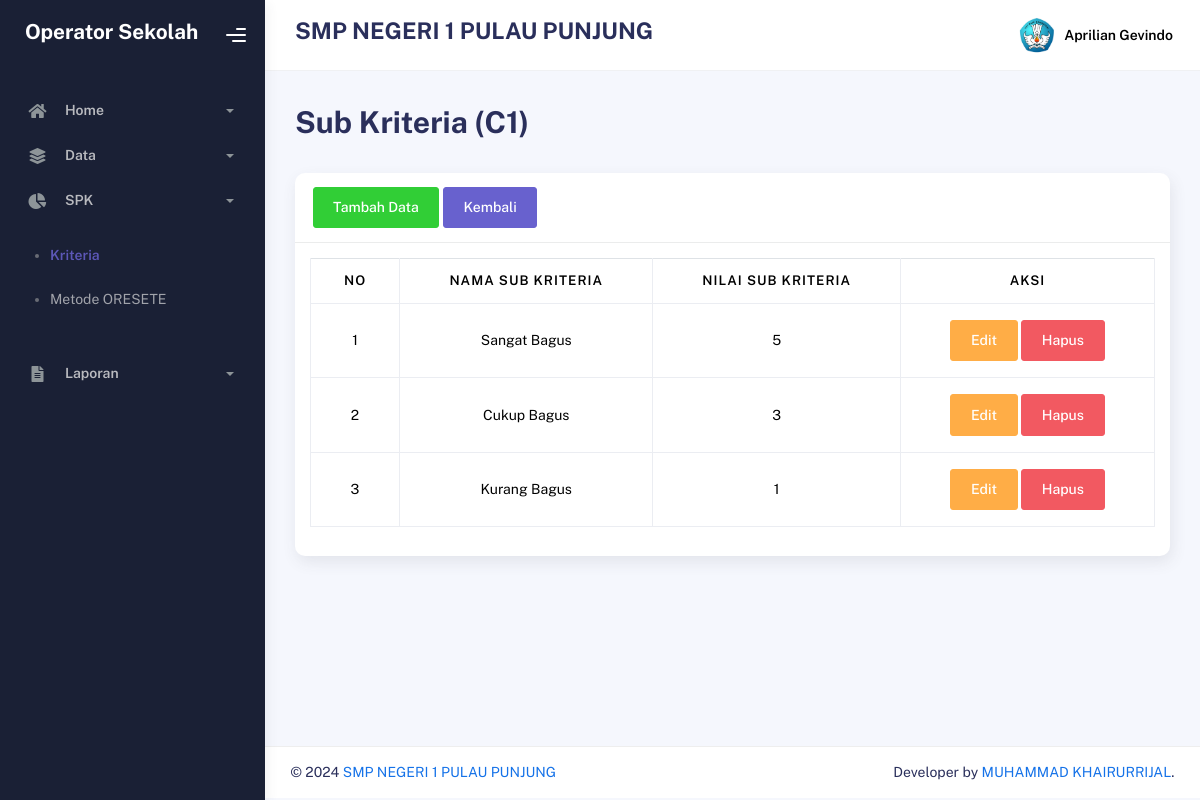
The app's page /?p=Sub&Kode=C1 (signed in) with its own data.
### tables this page shows
CREATE TABLE `pengguna` (
  `id_pengguna` int NOT NULL,
  `username` varchar(20) NOT NULL,
  `password` varchar(20) NOT NULL,
  `nama_pengguna` varchar(30) NOT NULL,
  `jabatan` enum('Kepala Sekolah','Operator Sekolah') NOT NULL,
  `foto_pengguna` text NOT NULL,
  `simpan_pengguna` timestamp NOT NULL DEFAULT CURRENT_TIMESTAMP ON UPDATE CURRENT_TIMESTAMP
);

CREATE TABLE `sub_kriteria` (
  `id_sub` int NOT NULL,
  `kode_kriteria` varchar(10) NOT NULL,
  `nama_sub` varchar(30) NOT NULL,
  `nilai_sub` int NOT NULL,
  `simpan_sub` timestamp NOT NULL DEFAULT CURRENT_TIMESTAMP ON UPDATE CURRENT_TIMESTAMP
);

### index.php (called while the page is built, shortened)
<?php
require_once 'app/config/db.php';
require_once 'app/config/crud.php';
$crud = new CRUD();
include_once 'app/routes/web.php';

### app/config/db.php (called while the page is built, shortened)
<?php
class DB
{
    public function __construct()
    {
        $this->con = mysqli_connect(
            self::HOST,
            self::USER,
            self::PASS,
            self::DB
        );
    }
}

### app/config/crud.php (called while the page is built, shortened)
<?php
class CRUD extends DB
{
    public function read($table, $opsi = "")
    {
        return mysqli_query(
            $this->con,
            "SELECT * FROM $table $opsi"
        );
    }
}

### app/controller/dashboard/spk_sub.php (called while the page is built, shortened)
<?php
if (isset($_GET['Kode'])) {
    $kode = $_GET['Kode'];
} else {
    echo $fungsi->Redirect("?p=Kriteria");
}
$no = 1;
$querySub = $crud->read(
    "sub_kriteria",
    "WHERE kode_kriteria = '$kode' ORDER BY nilai_sub DESC"
);

### app/view/page/dashboard/spk_sub.php (the view, shortened to what this page needs)
<!DOCTYPE html>
<html lang="en">
<head>
    <?php include 'app/view/layout/head.php' ?>
</head>
<body>
    <?php include 'app/controller/dashboard/spk_sub.php' ?>
    <div class="wrapper">
        <?php include 'app/view/layout/sidebar.php' ?>
        <div class="main-panel">
            <?php include 'app/view/layout/navbar.php' ?>
            <div class="container">
                <div class="page-inner">
                    <div class="d-flex align-items-left align-items-md-center flex-column flex-md-row pt-2 pb-4">
                        <div>
                            <h1 class="fw-bolder mb-2"><?= $dataPage['page'] ?> (<?= $kode ?>)</h1>
                        </div>
                    </div>
                    <div class="row">
                        <div class="col-sm-12">
                            <div class="card card-stats card-round">
                                <div class="card-header">
                                    <button type="button" class="btn btn-success" data-bs-toggle="modal" data-bs-target="#tambahModal">
                                        Tambah Data
                                    </button>
                                    <a href="?p=Kriteria" class="btn btn-secondary">Kembali</a>
                                </div>
                                <div class="card-body">
                                    <div class="table-responsive">
                                        <table class="table table-bordered table-hover text-center align-middle">
                                            <thead>
                                                <tr>
                                                    <th>No</th>
                                                    <th>Nama Sub Kriteria</th>
                                                    <th>Nilai Sub Kriteria</th>
                                                    <th>Aksi</th>
                                                </tr>
                                            </thead>
                                            <tbody>
                                                <?php foreach ($querySub as $row) : ?>
                                                    <tr>
                                                        <td><?= $no++ ?></td>
                                                        <td><?= $row['nama_sub'] ?></td>
                                                        <td><?= $row['nilai_sub'] ?></td>
                                                        <td>
                                                            <button type="button" class="btn btn-warning" data-bs-toggle="modal" data-bs-target="#editModal<?= $no ?>">
                                                                Edit
                                                            </button>
                                                            <button type="button" class="btn btn-danger" data-bs-toggle="modal" data-bs-target="#hapusModal<?= $no ?>">
                                                                Hapus
                                                            </button>
                                                        </td>
                                                    </tr>
                                                <?php endforeach ?>
                                            </tbody>
                                        </table>
                                    </div>
                                </div>
                            </div>
                        </div>
                    </div>
                </div>
            </div>
            <?php include 'app/view/layout/footer.php' ?>
        </div>
    </div>
</body>
</html>

### app/view/layout/sidebar.php (shortened to what this page needs)
<div class="sidebar" data-background-color="dark">
    <div class="sidebar-logo">
        <div class="logo-header" data-background-color="dark">
            <a href="./" class="logo">
                <h4 class="text-white fw-bolder"><?= $dataPengguna['jabatan'] ?></h4>
            </a>
            <div class="nav-toggle">
                <button class="btn btn-toggle toggle-sidebar">
                    <i class="gg-menu-right"></i>
                </button>
            </div>
        </div>
    </div>
    <div class="sidebar-wrapper scrollbar scrollbar-inner">
        <div class="sidebar-content">
            <ul class="nav nav-secondary">
                <?php if ($dataPengguna['jabatan'] == "Operator Sekolah") : ?>
                    <li class="nav-item <?= ($page == "Dashboard" or $page == "DataPengguna") ? 'active submenu' : '' ?>">
                        <a data-bs-toggle="collapse" href="#home">
                            <i class="fas fa-home"></i>
                            <p>Home</p>
                            <span class="caret"></span>
                        </a>
                    </li>
                    <li class="nav-item <?= ($page == "DataSiswa" or $page == "DataNilai") ? 'active submenu' : '' ?>">
                        <a data-bs-toggle="collapse" href="#data">
                            <i class="fas fa-layer-group"></i>
                            <p>Data</p>
                            <span class="caret"></span>
                        </a>
                    </li>
                    <li class="nav-item <?= ($page == "Kriteria" or $page == "Oreste") ? 'active submenu' : '' ?>">
                        <a data-bs-toggle="collapse" href="#spk">
                            <i class="fas fa-chart-pie"></i>
                            <p>SPK</p>
                            <span class="caret"></span>
                        </a>
                        <div class="collapse <?= ($page == "Kriteria" or $page == "Sub" or $page == "Oreste") ? 'show' : '' ?>" id="spk">
                            <ul class="nav nav-collapse">
                                <li class="<?= ($page == "Kriteria" or $page == "Sub") ? 'active' : '' ?>">
                                    <a href="?p=Kriteria">
                                        <span class="sub-item">Kriteria</span>
                                    </a>
                                </li>
                                <li class="<?= $page == "Oreste" ? 'active' : '' ?>">
                                    <a href="?p=Oreste">
                                        <span class="sub-item">Metode ORESETE</span>
                                    </a>
                                </li>
                            </ul>
                        </div>
                    </li>
                    <li class="nav-item <?= ($page == "Laporan") ? 'active submenu' : '' ?>">
                        <a data-bs-toggle="collapse" href="#laporan">
                            <i class="fas fa-file-alt"></i>
                            <p>Laporan</p>
                            <span class="caret"></span>
                        </a>
                    </li>
                <?php endif ?>
            </ul>
        </div>
    </div>
</div>

### app/view/layout/navbar.php (shortened to what this page needs)
<div class="main-header">
    <nav class="navbar navbar-header navbar-header-transparent navbar-expand-lg border-bottom">
        <div class="container-fluid">
            <nav class="navbar navbar-header-left navbar-expand-lg p-0 d-none d-lg-flex">
                <div class="input-group">
                    <div class="input-group-prepend">
                        <h3 class="fw-bolder">SMP NEGERI 1 PULAU PUNJUNG</h3>
                    </div>
                </div>
            </nav>
            <ul class="navbar-nav topbar-nav ms-md-auto align-items-center">
                <li class="nav-item topbar-user dropdown hidden-caret">
                    <a class="dropdown-toggle profile-pic" data-bs-toggle="dropdown" href="#" aria-expanded="false">
                        <div class="avatar-sm">
                            <img src="assets/img/pengguna/<?= $dataPengguna['foto_pengguna'] ?>" class="avatar-img rounded-circle" />
                        </div>
                        <span class="profile-username">
                            <span class="fw-bold"><?= $dataPengguna['nama_pengguna'] ?></span>
                        </span>
                    </a>
                </li>
            </ul>
        </div>
    </nav>
</div>

### records on screen
pengguna: jabatan "Operator Sekolah", foto_pengguna (picture), nama_pengguna "Aprilian Gevindo"
sub_kriteria: nama_sub "Sangat Bagus", nilai_sub "5"
sub_kriteria: nama_sub "Cukup Bagus", nilai_sub "3"
sub_kriteria: nama_sub "Kurang Bagus", nilai_sub "1"

### other values on screen
$dataPage['page'] "Sub Kriteria"
$kode "C1"
$dataProject['project'] "SMP NEGERI 1 PULAU PUNJUNG"
$dataProject['author'] "MUHAMMAD KHAIRURRIJAL"
